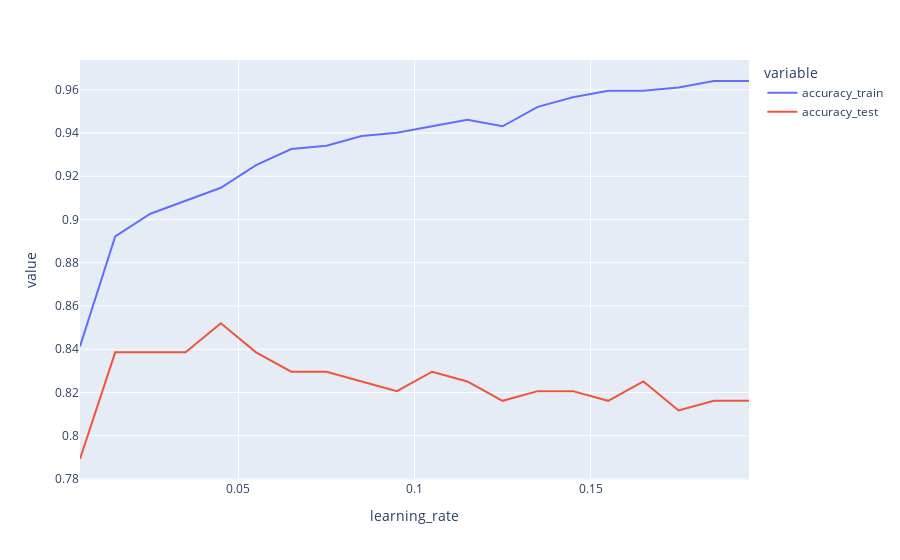

Notebook cell for this chart:
### Code cell
accuracy_results = []

for i in np.arange(0.005, 0.2, 0.01):
    model = XGBClassifier(learning_rate=i, random_state=42, nthread=-1)
    model.fit(X_train,y_train)
    y_pred_train = model.predict(X_train)
    y_pred_test = model.predict(X_test)
    accuracy_train = np.mean(y_pred_train == y_train)
    accuracy_test = np.mean(y_pred_test == y_test)
    accuracy_results.append({'accuracy_train': accuracy_train, 'accuracy_test': accuracy_test, 'learning_rate': i})

px.line(pd.DataFrame(accuracy_results).melt(id_vars='learning_rate'),
        x='learning_rate', y='value', color='variable')

### Figure 1 — Plotly figure (JSON) as saved in the notebook; plotly's stock layout.template omitted (floating-point values rounded to 4 significant figures)
{"data": [{"hovertemplate": "variable=accuracy_train<br>learning_rate=%{x}<br>value=%{y}<extra></extra>", "legendgroup": "accuracy_train", "line": {"color": "#636efa", "dash": "solid"}, "marker": {"symbol": "circle"}, "mode": "lines", "name": "accuracy_train", "orientation": "v", "showlegend": true, "type": "scatter", "x": [0.005, 0.015, 0.025, 0.035, 0.045, 0.055, 0.065, 0.075, 0.085, 0.095, 0.105, 0.115, 0.125, 0.135, 0.145, 0.155, 0.165, 0.175, 0.185, 0.195], "xaxis": "x", "y": [0.8413, 0.8922, 0.9027, 0.9087, 0.9147, 0.9251, 0.9326, 0.9341, 0.9386, 0.9401, 0.9431, 0.9461, 0.9431, 0.9521, 0.9566, 0.9596, 0.9596, 0.9611, 0.9641, 0.9641], "yaxis": "y"}, {"hovertemplate": "variable=accuracy_test<br>learning_rate=%{x}<br>value=%{y}<extra></extra>", "legendgroup": "accuracy_test", "line": {"color": "#EF553B", "dash": "solid"}, "marker": {"symbol": "circle"}, "mode": "lines", "name": "accuracy_test", "orientation": "v", "showlegend": true, "type": "scatter", "x": [0.005, 0.015, 0.025, 0.035, 0.045, 0.055, 0.065, 0.075, 0.085, 0.095, 0.105, 0.115, 0.125, 0.135, 0.145, 0.155, 0.165, 0.175, 0.185, 0.195], "xaxis": "x", "y": [0.7892, 0.8386, 0.8386, 0.8386, 0.852, 0.8386, 0.8296, 0.8296, 0.8251, 0.8206, 0.8296, 0.8251, 0.8161, 0.8206, 0.8206, 0.8161, 0.8251, 0.8117, 0.8161, 0.8161], "yaxis": "y"}], "layout": {"legend": {"title": {"text": "variable"}, "tracegroupgap": 0}, "margin": {"t": 60}, "xaxis": {"anchor": "y", "domain": [0, 1], "title": {"text": "learning_rate"}}, "yaxis": {"anchor": "x", "domain": [0, 1], "title": {"text": "value"}}}}
